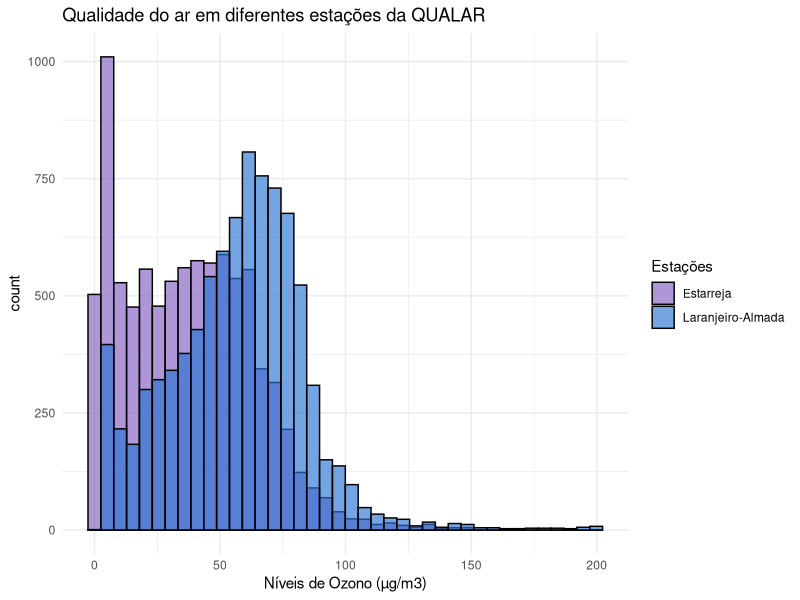
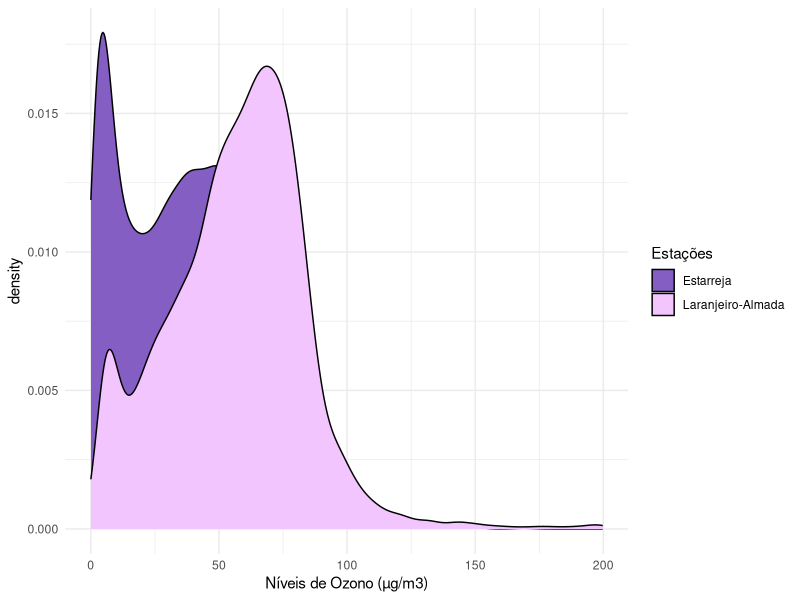

The R script that drew these images, in order:
library(tidyr)
library(readxl)
library(ggplot2)

#Define a diretoria com a localização do ficheiro a ser lido
setwd("C:\\Users\\TERESA NOGUEIRA\\Desktop\\R_excel_files\\3_exercise")

#Obtém os dados do ficheiro excel
data = read_excel("QualidadeARO3.xlsx",range = cell_cols("C:E"), col_types = c("text","text","text"))

#Tratamento de dados -> compacta, retira dados desnecessários e converte a matriz para numérico, insere a matriz resultante numa data frame
data <-data[,-2]

data_numeric = apply(as.matrix.noquote(data),2,as.numeric)

final.df = as.data.frame(data_numeric)
final.df <- gather(final.df,Estações,Value,1:2)


#Constrói o histograma
ggplot(final.df, aes(x = Value, fill = Estações)) + 
      geom_histogram(color = 1, alpha = 0.65, position = "identity", bins = 40, ) +
      scale_fill_manual(values = c("#845EC2", "#2C73D2")) +
      xlab("Níveis de Ozono (µg/m3)") +
      ggtitle("Qualidade do ar em diferentes estações da QUALAR") +
      theme_minimal()

#Constrói o plot de densidade
ggplot(final.df, aes(x=Value, group=Estações, fill=Estações)) +
      geom_density() +
      scale_fill_manual(values = c("#845EC2", "#F3C5FF")) +
      xlab("Níveis de Ozono (µg/m3)") +
      theme_minimal() 

